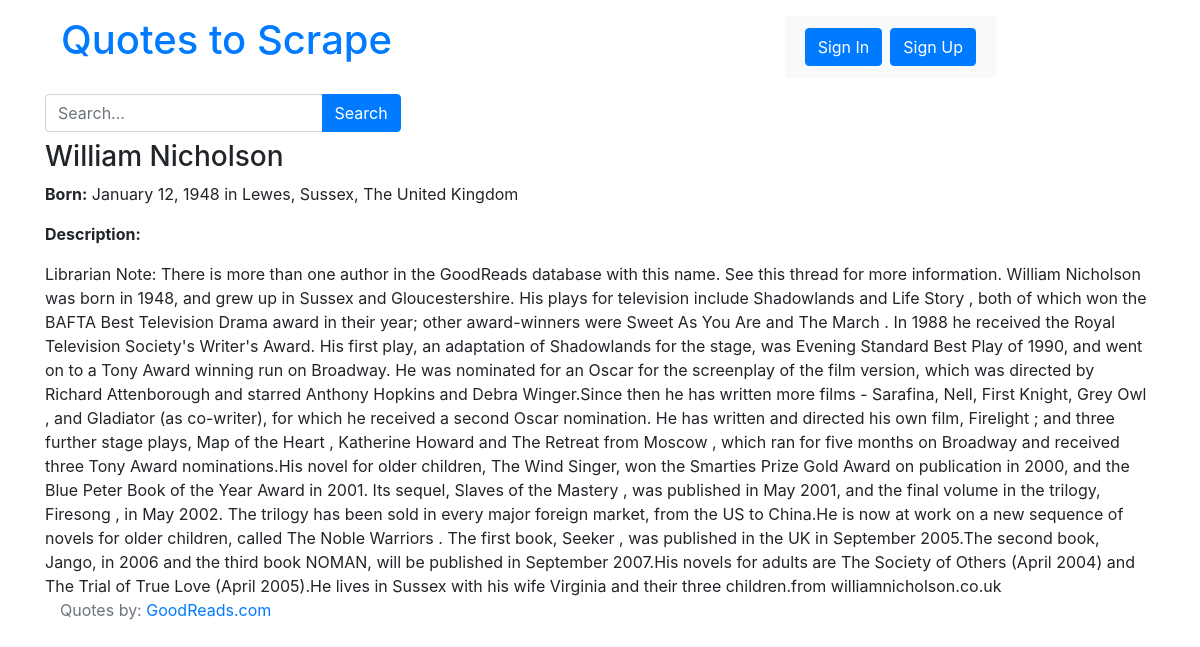
The app's page /author/william-nicholson/ with its own data.
### quotes/models.py (models this page shows, shortened)
class Author(models.Model):
    fullname = models.CharField(max_length=150)
    born_date = models.CharField(max_length=10)
    born_location = models.CharField(max_length=150)
    description = models.TextField()
    created_at = models.DateTimeField(auto_now_add=True)
    slug = models.SlugField(max_length=50, blank=True)

### quotes/views.py (the view)
# urls.py: path("author/<slug:author_slug>/", views.author_page, name="author_page"),
def author_page(request, author_slug):
    author = Author.objects.get(slug=author_slug)
    top_tags = get_top_tags()
    return render(
        request,
        "quotes/author_page.html",
        context={"author": author, "top_tags": top_tags},
    )

### quotes/views.py (called while the page is built)
def get_top_tags():
    top_tags = Tag.objects.annotate(num_quotes=Count("quote")).order_by("-num_quotes")[
        :10
    ]
    top_tags = [(tag, 2 * tag.num_quotes) for tag in top_tags]
    return top_tags

### quotes/templates/quotes/author_page.html
{% extends 'quotes/base.html' %} {% block content %}
<div class="author-details">
  <h3 class="author-title">{{ author.fullname }}</h3>
  <p>
    <strong>Born:</strong>
    <span class="author-born-date">{{ author.born_date }}</span>
    <span class="author-born-location">{{ author.born_location }}</span>
  </p>
  <p><strong>Description:</strong></p>
  <div class="author-description">{{ author.description }}</div>
</div>
<footer class="footer">
  <div class="container">
    <p class="text-muted">
      Quotes by: <a href="https://www.goodreads.com/quotes">GoodReads.com</a>
    </p>
  </div>
</footer>
{% endblock %}

### quotes/static/quotes/styles.css (style rules this page uses)
a { color: #4582ec; text-decoration: none; cursor: pointer; }

### records on screen
Author: fullname "William Nicholson", born_date "January 12, 1948", born_location "in Lewes, Sussex, The United Kingdom", description "Librarian Note: There is more than one author in the GoodReads database with this name. See this thread for more information. William Nicholson was born in 1948, and grew up in Sussex and Gloucestershire. His plays for television include Shadowlands and Life Story , both of which won the BAFTA Best Television Drama award in their year; other award-winners were Sweet As You Are and The March . In 1988 he received the Royal Television Society's Writer's Award. His first play, an adaptation of Shadowlands for the stage, was Evening Standard Best Play of 1990, and went on to a Tony Award winning run on Broadway. He was nominated for an Oscar for the screenplay of the film version, which was…"
